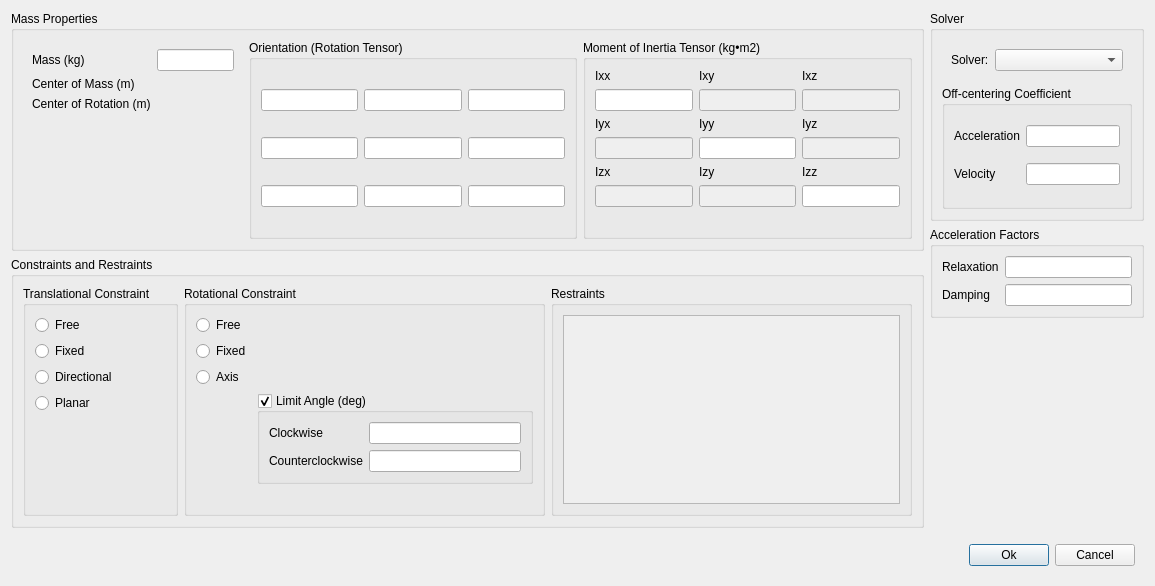
<?xml version="1.0" encoding="UTF-8"?>
<ui version="4.0">
 <class>RigidBodyMotionDialog</class>
 <widget class="QDialog" name="RigidBodyMotionDialog">
  <property name="geometry">
   <rect>
    <x>0</x>
    <y>0</y>
    <width>1155</width>
    <height>586</height>
   </rect>
  </property>
  <property name="windowTitle">
   <string>Dialog</string>
  </property>
  <layout class="QVBoxLayout" name="verticalLayout" stretch="0,0,0">
   <item>
    <widget class="QWidget" name="widget_12" native="true">
     <layout class="QHBoxLayout" name="horizontalLayout_8">
      <property name="leftMargin">
       <number>0</number>
      </property>
      <property name="topMargin">
       <number>0</number>
      </property>
      <property name="rightMargin">
       <number>0</number>
      </property>
      <property name="bottomMargin">
       <number>0</number>
      </property>
      <item>
       <widget class="QWidget" name="widget_13" native="true">
        <layout class="QVBoxLayout" name="verticalLayout_7">
         <property name="leftMargin">
          <number>0</number>
         </property>
         <property name="topMargin">
          <number>0</number>
         </property>
         <property name="rightMargin">
          <number>0</number>
         </property>
         <property name="bottomMargin">
          <number>0</number>
         </property>
         <item>
          <widget class="QGroupBox" name="groupBox">
           <property name="title">
            <string>Mass Properties</string>
           </property>
           <layout class="QHBoxLayout" name="horizontalLayout">
            <item>
             <widget class="QWidget" name="widget_8" native="true">
              <layout class="QGridLayout" name="gridLayout_11">
               <item row="1" column="0">
                <widget class="QLabel" name="label_42">
                 <property name="text">
                  <string>Center of Mass (m)</string>
                 </property>
                </widget>
               </item>
               <item row="0" column="0">
                <widget class="QLabel" name="label">
                 <property name="text">
                  <string>Mass (kg)</string>
                 </property>
                </widget>
               </item>
               <item row="0" column="1">
                <widget class="PFloatLineEdit" name="mass"/>
               </item>
               <item row="2" column="1">
                <widget class="VectorWidget" name="centerOfRotation" native="true"/>
               </item>
               <item row="2" column="0">
                <widget class="QLabel" name="label_8">
                 <property name="text">
                  <string>Center of Rotation (m)</string>
                 </property>
                </widget>
               </item>
               <item row="1" column="1">
                <widget class="VectorWidget" name="centerOfMass" native="true"/>
               </item>
               <item row="3" column="0">
                <spacer name="verticalSpacer_6">
                 <property name="orientation">
                  <enum>Qt::Orientation::Vertical</enum>
                 </property>
                 <property name="sizeHint" stdset="0">
                  <size>
                   <width>20</width>
                   <height>40</height>
                  </size>
                 </property>
                </spacer>
               </item>
              </layout>
             </widget>
            </item>
            <item>
             <widget class="QGroupBox" name="groupBox_2">
              <property name="title">
               <string>Orientation (Rotation Tensor)</string>
              </property>
              <layout class="QGridLayout" name="gridLayout_2" rowstretch="0,0,0" columnstretch="0,0,0">
               <item row="2" column="1">
                <widget class="PFloatLineEdit" name="ori21"/>
               </item>
               <item row="1" column="0">
                <widget class="PFloatLineEdit" name="ori10"/>
               </item>
               <item row="1" column="2">
                <widget class="PFloatLineEdit" name="ori12"/>
               </item>
               <item row="2" column="2">
                <widget class="PFloatLineEdit" name="ori22"/>
               </item>
               <item row="1" column="1">
                <widget class="PFloatLineEdit" name="ori11"/>
               </item>
               <item row="0" column="1">
                <widget class="PFloatLineEdit" name="ori01"/>
               </item>
               <item row="0" column="2">
                <widget class="PFloatLineEdit" name="ori02"/>
               </item>
               <item row="2" column="0">
                <widget class="PFloatLineEdit" name="ori20"/>
               </item>
               <item row="0" column="0">
                <widget class="PFloatLineEdit" name="ori00"/>
               </item>
              </layout>
             </widget>
            </item>
            <item>
             <widget class="QGroupBox" name="groupBox_6">
              <property name="title">
               <string>Moment of Inertia Tensor (kg•m2)</string>
              </property>
              <layout class="QGridLayout" name="gridLayout_6">
               <item row="5" column="2">
                <widget class="PFloatLineEdit" name="moi22"/>
               </item>
               <item row="2" column="0">
                <widget class="QLabel" name="label_29">
                 <property name="text">
                  <string>Iyx</string>
                 </property>
                </widget>
               </item>
               <item row="0" column="1">
                <widget class="QLabel" name="label_27">
                 <property name="text">
                  <string>Ixy</string>
                 </property>
                </widget>
               </item>
               <item row="5" column="0">
                <widget class="PFloatLineEdit" name="moi20">
                 <property name="enabled">
                  <bool>false</bool>
                 </property>
                </widget>
               </item>
               <item row="4" column="1">
                <widget class="QLabel" name="label_33">
                 <property name="text">
                  <string>Izy</string>
                 </property>
                </widget>
               </item>
               <item row="2" column="1">
                <widget class="QLabel" name="label_30">
                 <property name="text">
                  <string>Iyy</string>
                 </property>
                </widget>
               </item>
               <item row="0" column="0">
                <widget class="QLabel" name="label_26">
                 <property name="text">
                  <string>Ixx</string>
                 </property>
                </widget>
               </item>
               <item row="1" column="2">
                <widget class="PFloatLineEdit" name="moi02">
                 <property name="enabled">
                  <bool>false</bool>
                 </property>
                </widget>
               </item>
               <item row="5" column="1">
                <widget class="PFloatLineEdit" name="moi21">
                 <property name="enabled">
                  <bool>false</bool>
                 </property>
                </widget>
               </item>
               <item row="3" column="2">
                <widget class="PFloatLineEdit" name="moi12">
                 <property name="enabled">
                  <bool>false</bool>
                 </property>
                </widget>
               </item>
               <item row="1" column="0">
                <widget class="PFloatLineEdit" name="moi00"/>
               </item>
               <item row="0" column="2">
                <widget class="QLabel" name="label_28">
                 <property name="text">
                  <string>Ixz</string>
                 </property>
                </widget>
               </item>
               <item row="1" column="1">
                <widget class="PFloatLineEdit" name="moi01">
                 <property name="enabled">
                  <bool>false</bool>
                 </property>
                </widget>
               </item>
               <item row="3" column="0">
                <widget class="PFloatLineEdit" name="moi10">
                 <property name="enabled">
                  <bool>false</bool>
                 </property>
                </widget>
               </item>
               <item row="2" column="2">
                <widget class="QLabel" name="label_31">
                 <property name="text">
                  <string>Iyz</string>
                 </property>
                </widget>
               </item>
               <item row="3" column="1">
                <widget class="PFloatLineEdit" name="moi11"/>
               </item>
               <item row="4" column="0">
                <widget class="QLabel" name="label_32">
                 <property name="text">
                  <string>Izx</string>
                 </property>
                </widget>
               </item>
               <item row="4" column="2">
                <widget class="QLabel" name="label_34">
                 <property name="text">
                  <string>Izz</string>
                 </property>
                </widget>
               </item>
               <item row="6" column="0">
                <spacer name="verticalSpacer_7">
                 <property name="orientation">
                  <enum>Qt::Orientation::Vertical</enum>
                 </property>
                 <property name="sizeHint" stdset="0">
                  <size>
                   <width>20</width>
                   <height>40</height>
                  </size>
                 </property>
                </spacer>
               </item>
              </layout>
             </widget>
            </item>
           </layout>
          </widget>
         </item>
         <item>
          <widget class="QGroupBox" name="groupBox_12">
           <property name="title">
            <string>Constraints and Restraints</string>
           </property>
           <layout class="QHBoxLayout" name="horizontalLayout_3">
            <item>
             <widget class="QGroupBox" name="groupBox_3">
              <property name="title">
               <string>Translational Constraint</string>
              </property>
              <layout class="QGridLayout" name="gridLayout_3">
               <item row="2" column="0">
                <widget class="QRadioButton" name="translationalDirectionalRadio">
                 <property name="text">
                  <string>Directional</string>
                 </property>
                </widget>
               </item>
               <item row="0" column="0">
                <widget class="QRadioButton" name="translationalFreeRadio">
                 <property name="text">
                  <string>Free</string>
                 </property>
                </widget>
               </item>
               <item row="3" column="1">
                <widget class="VectorWidget" name="normal" native="true"/>
               </item>
               <item row="1" column="0">
                <widget class="QRadioButton" name="translationalFixedRadio">
                 <property name="text">
                  <string>Fixed</string>
                 </property>
                </widget>
               </item>
               <item row="3" column="0">
                <widget class="QRadioButton" name="translationalPlanarRadio">
                 <property name="text">
                  <string>Planar</string>
                 </property>
                </widget>
               </item>
               <item row="2" column="1">
                <widget class="VectorWidget" name="direction" native="true"/>
               </item>
               <item row="4" column="0">
                <spacer name="verticalSpacer_2">
                 <property name="orientation">
                  <enum>Qt::Orientation::Vertical</enum>
                 </property>
                 <property name="sizeHint" stdset="0">
                  <size>
                   <width>20</width>
                   <height>40</height>
                  </size>
                 </property>
                </spacer>
               </item>
              </layout>
             </widget>
            </item>
            <item>
             <widget class="QGroupBox" name="groupBox_4">
              <property name="title">
               <string>Rotational Constraint</string>
              </property>
              <layout class="QGridLayout" name="gridLayout_4">
               <item row="3" column="1">
                <widget class="QGroupBox" name="limitAngleGroup">
                 <property name="title">
                  <string>Limit Angle (deg)</string>
                 </property>
                 <property name="checkable">
                  <bool>true</bool>
                 </property>
                 <layout class="QGridLayout" name="gridLayout_5">
                  <item row="0" column="0">
                   <widget class="QLabel" name="label_25">
                    <property name="text">
                     <string>Clockwise</string>
                    </property>
                   </widget>
                  </item>
                  <item row="0" column="1">
                   <widget class="PFloatLineEdit" name="clockwise"/>
                  </item>
                  <item row="1" column="0">
                   <widget class="QLabel" name="label_24">
                    <property name="text">
                     <string>Counterclockwise</string>
                    </property>
                   </widget>
                  </item>
                  <item row="1" column="1">
                   <widget class="PFloatLineEdit" name="counterclockwise"/>
                  </item>
                 </layout>
                </widget>
               </item>
               <item row="2" column="0">
                <widget class="QRadioButton" name="rotationalAxisRadio">
                 <property name="text">
                  <string>Axis</string>
                 </property>
                </widget>
               </item>
               <item row="1" column="0">
                <widget class="QRadioButton" name="rotationalFixedRadio">
                 <property name="text">
                  <string>Fixed</string>
                 </property>
                </widget>
               </item>
               <item row="0" column="0">
                <widget class="QRadioButton" name="rotationalFreeRadio">
                 <property name="text">
                  <string>Free</string>
                 </property>
                </widget>
               </item>
               <item row="2" column="1">
                <widget class="VectorWidget" name="axis" native="true"/>
               </item>
               <item row="4" column="0">
                <spacer name="verticalSpacer_3">
                 <property name="orientation">
                  <enum>Qt::Orientation::Vertical</enum>
                 </property>
                 <property name="sizeHint" stdset="0">
                  <size>
                   <width>20</width>
                   <height>40</height>
                  </size>
                 </property>
                </spacer>
               </item>
              </layout>
             </widget>
            </item>
            <item>
             <widget class="QGroupBox" name="groupBox_11">
              <property name="title">
               <string>Restraints</string>
              </property>
              <layout class="QVBoxLayout" name="verticalLayout_4">
               <item>
                <widget class="QScrollArea" name="scrollArea">
                 <property name="minimumSize">
                  <size>
                   <width>170</width>
                   <height>0</height>
                  </size>
                 </property>
                 <property name="widgetResizable">
                  <bool>true</bool>
                 </property>
                 <widget class="QWidget" name="scrollAreaWidgetContents">
                  <property name="geometry">
                   <rect>
                    <x>0</x>
                    <y>0</y>
                    <width>321</width>
                    <height>188</height>
                   </rect>
                  </property>
                 </widget>
                </widget>
               </item>
              </layout>
             </widget>
            </item>
           </layout>
          </widget>
         </item>
        </layout>
       </widget>
      </item>
      <item>
       <widget class="QWidget" name="widget_14" native="true">
        <layout class="QVBoxLayout" name="verticalLayout_8">
         <property name="leftMargin">
          <number>0</number>
         </property>
         <property name="topMargin">
          <number>0</number>
         </property>
         <property name="rightMargin">
          <number>0</number>
         </property>
         <property name="bottomMargin">
          <number>0</number>
         </property>
         <item>
          <widget class="QGroupBox" name="groupBox_7">
           <property name="title">
            <string>Solver</string>
           </property>
           <layout class="QVBoxLayout" name="verticalLayout_2">
            <item>
             <widget class="QWidget" name="widget_7" native="true">
              <layout class="QHBoxLayout" name="horizontalLayout_7" stretch="0,1">
               <item>
                <widget class="QLabel" name="label_35">
                 <property name="text">
                  <string>Solver:</string>
                 </property>
                </widget>
               </item>
               <item>
                <widget class="QComboBox" name="solverCombo"/>
               </item>
              </layout>
             </widget>
            </item>
            <item>
             <widget class="QStackedWidget" name="solverStack">
              <property name="currentIndex">
               <number>1</number>
              </property>
              <widget class="QWidget" name="page">
               <layout class="QVBoxLayout" name="verticalLayout_3">
                <property name="leftMargin">
                 <number>0</number>
                </property>
                <property name="topMargin">
                 <number>0</number>
                </property>
                <property name="rightMargin">
                 <number>0</number>
                </property>
                <property name="bottomMargin">
                 <number>0</number>
                </property>
                <item>
                 <widget class="QGroupBox" name="groupBox_8">
                  <property name="title">
                   <string>Integration Coefficient</string>
                  </property>
                  <layout class="QGridLayout" name="gridLayout_7">
                   <item row="0" column="0">
                    <widget class="QLabel" name="label_37">
                     <property name="text">
                      <string>For Velocity</string>
                     </property>
                    </widget>
                   </item>
                   <item row="0" column="1">
                    <widget class="PFloatLineEdit" name="velocityIntegrationCoefficient"/>
                   </item>
                   <item row="1" column="0">
                    <widget class="QLabel" name="label_36">
                     <property name="text">
                      <string>For Position &amp; Orientation</string>
                     </property>
                    </widget>
                   </item>
                   <item row="1" column="1">
                    <widget class="PFloatLineEdit" name="positionIntegrationCoefficient"/>
                   </item>
                  </layout>
                 </widget>
                </item>
               </layout>
              </widget>
              <widget class="QWidget" name="page_2">
               <layout class="QVBoxLayout" name="verticalLayout_5">
                <property name="leftMargin">
                 <number>0</number>
                </property>
                <property name="topMargin">
                 <number>0</number>
                </property>
                <property name="rightMargin">
                 <number>0</number>
                </property>
                <property name="bottomMargin">
                 <number>0</number>
                </property>
                <item>
                 <widget class="QGroupBox" name="groupBox_9">
                  <property name="title">
                   <string>Off-centering Coefficient</string>
                  </property>
                  <layout class="QGridLayout" name="gridLayout_8">
                   <item row="0" column="0">
                    <widget class="QLabel" name="label_38">
                     <property name="text">
                      <string>Acceleration</string>
                     </property>
                    </widget>
                   </item>
                   <item row="1" column="1">
                    <widget class="PFloatLineEdit" name="offCenteringVelocityCoefficient"/>
                   </item>
                   <item row="0" column="1">
                    <widget class="PFloatLineEdit" name="offCenteringAccelerationCoefficient"/>
                   </item>
                   <item row="1" column="0">
                    <widget class="QLabel" name="label_39">
                     <property name="text">
                      <string>Velocity</string>
                     </property>
                    </widget>
                   </item>
                  </layout>
                 </widget>
                </item>
               </layout>
              </widget>
              <widget class="QWidget" name="page_3"/>
             </widget>
            </item>
           </layout>
          </widget>
         </item>
         <item>
          <widget class="QGroupBox" name="groupBox_10">
           <property name="title">
            <string>Acceleration Factors</string>
           </property>
           <layout class="QGridLayout" name="gridLayout_10">
            <item row="1" column="1">
             <widget class="PFloatLineEdit" name="accelerationDampingFactor"/>
            </item>
            <item row="0" column="1">
             <widget class="PFloatLineEdit" name="accelerationRelaxationFactor"/>
            </item>
            <item row="0" column="0">
             <widget class="QLabel" name="label_40">
              <property name="text">
               <string>Relaxation</string>
              </property>
             </widget>
            </item>
            <item row="1" column="0">
             <widget class="QLabel" name="label_41">
              <property name="text">
               <string>Damping</string>
              </property>
             </widget>
            </item>
           </layout>
          </widget>
         </item>
         <item>
          <spacer name="verticalSpacer_5">
           <property name="orientation">
            <enum>Qt::Orientation::Vertical</enum>
           </property>
           <property name="sizeHint" stdset="0">
            <size>
             <width>20</width>
             <height>40</height>
            </size>
           </property>
          </spacer>
         </item>
        </layout>
       </widget>
      </item>
     </layout>
    </widget>
   </item>
   <item>
    <spacer name="verticalSpacer">
     <property name="orientation">
      <enum>Qt::Orientation::Vertical</enum>
     </property>
     <property name="sizeHint" stdset="0">
      <size>
       <width>20</width>
       <height>40</height>
      </size>
     </property>
    </spacer>
   </item>
   <item>
    <widget class="QWidget" name="widget_10" native="true">
     <layout class="QHBoxLayout" name="horizontalLayout_10">
      <item>
       <spacer name="horizontalSpacer_2">
        <property name="orientation">
         <enum>Qt::Orientation::Horizontal</enum>
        </property>
        <property name="sizeHint" stdset="0">
         <size>
          <width>701</width>
          <height>20</height>
         </size>
        </property>
       </spacer>
      </item>
      <item>
       <widget class="QPushButton" name="okButton">
        <property name="text">
         <string>Ok</string>
        </property>
       </widget>
      </item>
      <item>
       <widget class="QPushButton" name="cancelButton">
        <property name="text">
         <string>Cancel</string>
        </property>
       </widget>
      </item>
     </layout>
    </widget>
   </item>
  </layout>
 </widget>
 <customwidgets>
  <customwidget>
   <class>VectorWidget</class>
   <extends>QWidget</extends>
   <header>baramFlow.view.widgets.vector_widget</header>
  </customwidget>
  <customwidget>
   <class>PFloatLineEdit</class>
   <extends>QLineEdit</extends>
   <header location="global">widgets.pfloat_line_edit</header>
  </customwidget>
 </customwidgets>
 <resources/>
 <connections/>
</ui>
